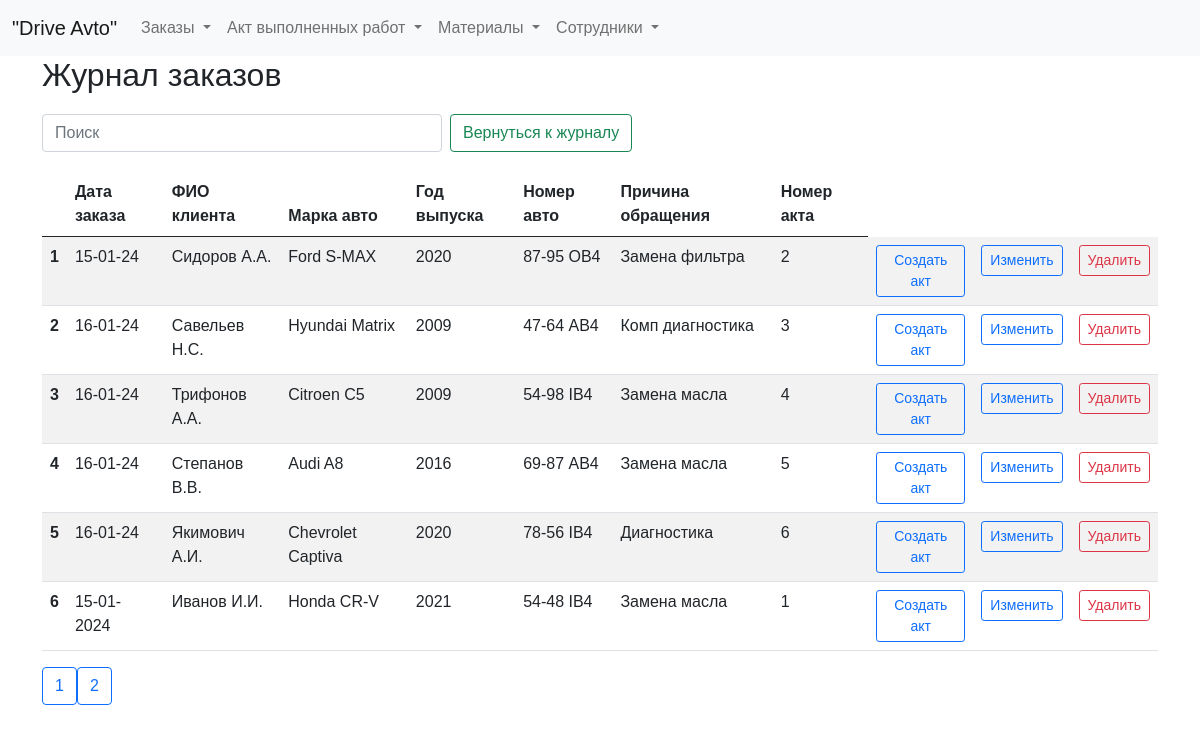
Before: /zhurnal with the older database file.
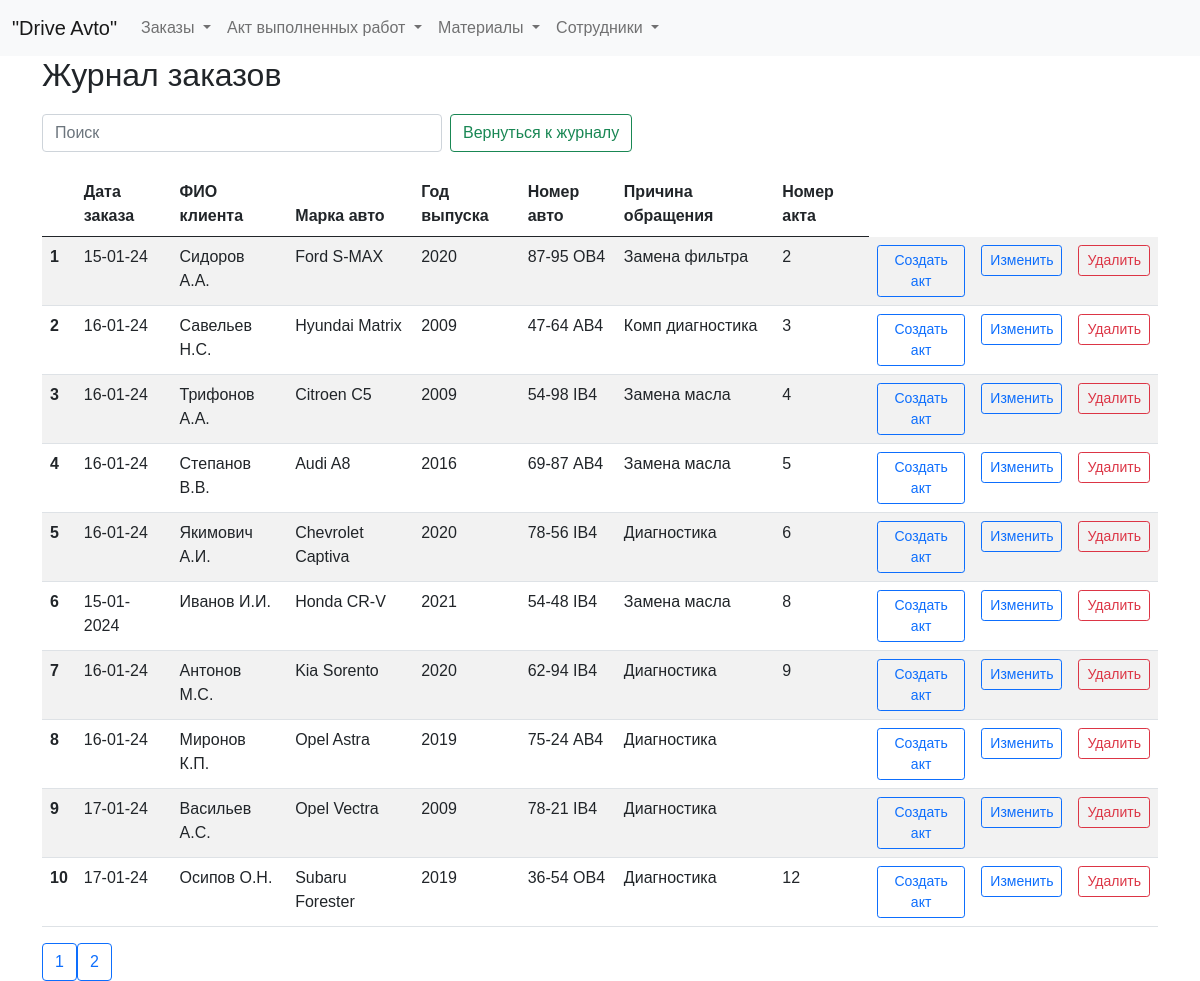
After: the same page with the newer database file.
### tables this page shows
CREATE TABLE log (
id integer PRIMARY KEY AUTOINCREMENT,
date_order text NOT NULL,
name_customer text NOT NULL,
brand_car text NOT NULL,
year_car text NOT NULL,
number_car text NOT NULL,
text_order text NOT NULL,
id_act integer
);

### fcompany.py (the view)
@app.route("/zhurnal")
def showZhurnal():
    return render_template("zhurnal.html", title="Журнал", log=dbase.getLog())

### FDataBase.py (called while the page is built)
    def getLog(self):
        sql = '''SELECT * FROM log'''
        try:
            self.__cur.execute(sql)
            res = self.__cur.fetchall()
            log_list = [dict(row) for row in res]
            if log_list: return log_list
        except:
            print("Ошибка чтения из БД")
        return []

### fcompany.py (called while the page is built)
def connect_db():  # общая функция для установления соединения с БД
    conn = sqlite3.connect(app.config['DATABASE'])
    conn.row_factory = sqlite3.Row  # записи будут представлены не в виде кортежей, а в виде словаря (для исп в шаблонах)
    return conn

def get_db():
    if not hasattr(g, 'link_db'):
        g.link_db = connect_db()
    return g.link_db

@app.before_request
def before_request():
    global dbase
    db = get_db()
    dbase = FDataBase(db)

### templates/zhurnal.html (shortened to what this page needs)
{% extends 'base.html' %}
{% block content %}
<h2>Журнал заказов</h2>
<form class="d-flex" role="search">
  <input class="form-control me-2 narrow-search" type="search" id="searchInput" placeholder="Поиск" aria-label="Search">
  <button class="btn btn-outline-success narrow-button" type="submit">Вернуться к журналу</button>
</form>
<div class="table-responsive">
<table id="myTable" class="table table-striped max-width: 100%">
  <thead>
    <tr>
      <th scope="col"></th>
      <th scope="col">Дата заказа</th>
      <th scope="col">ФИО клиента</th>
      <th scope="col">Марка авто</th>
      <th scope="col">Год выпуска</th>
      <th scope="col">Номер авто</th>
      <th scope="col">Причина обращения</th>
      <th scope="col">Номер акта</th>
    </tr>
  </thead>
  <tbody>
    {% for row in log %}
    <tr>
      <th scope="row">{{ loop.index }}</th>
      <td>{{ row.date_order }}</td>
      <td>{{ row.name_customer }}</td>
      <td>{{ row.brand_car }}</td>
      <td>{{ row.year_car }}</td>
      <td>{{ row.number_car }}</td>
      <td>{{ row.text_order }}</td>
      <td>{{ row.id_act }}</td>
      <td>
          <a href="/edit_entry_act/{{ row.id }}" class="btn btn-outline-primary btn-sm">Создать акт</a>
      </td>
      <td>
          <a href="/edit_entry/{{ row.id }}" class="btn btn-outline-primary btn-sm">Изменить</a>
      </td>
      <td>
        <form action="/delete_entry/{{ row.id }}" method="post">
            <button type="submit" class="btn btn-outline-danger btn-sm">Удалить</button>
        </form>
      </td>
    </tr>
    {% endfor %}
  </tbody>
</table>
</div>
<div class="pagination">
  <button class="btn btn-outline-primary prev-page"></button>
  <button class="btn btn-outline-primary next-page"></button>
</div>
{% endblock %}

### templates/base.html (shortened to what this page needs)
<!doctype html>
<html lang="ru">
  <head>
    <link href="https://cdn.jsdelivr.net/npm/bootstrap@5.0.2/dist/css/bootstrap.min.css" rel="stylesheet">
    <link rel="stylesheet" type="text/css" href="https://cdn.datatables.net/1.10.25/css/dataTables.bootstrap5.css">
    <link type="text/css" href="{{ url_for('static', filename='css/styles.css')}}" rel="stylesheet" />
    <link rel="stylesheet" href="{{ url_for('static', filename='styles.css') }}">
  </head>
  <body>
<header>
<nav class="navbar navbar-expand-lg navbar-light bg-light">
  <div class="container-fluid">
    <a class="navbar-brand" href="/">"Drive Avto"</a>
    <div class="collapse navbar-collapse w-100 justify-content-center" id="navbarSupportedContent">
      <ul class="navbar-nav me-auto mb-2 mb-lg-0">
        <li class="nav-item dropdown">
          <a class="nav-link dropdown-toggle" href="#" role="button" data-bs-toggle="dropdown" aria-expanded="false">
            Заказы
          </a>
        </li>
        <li class="nav-item dropdown">
          <a class="nav-link dropdown-toggle" href="#" role="button" data-bs-toggle="dropdown" aria-expanded="false">
            Акт выполненных работ
          </a>
        </li>
        <li class="nav-item dropdown">
          <a class="nav-link dropdown-toggle" href="#" role="button" data-bs-toggle="dropdown" aria-expanded="false">
            Материалы
          </a>
        </li>
        <li class="nav-item dropdown">
          <a class="nav-link dropdown-toggle" href="#" role="button" data-bs-toggle="dropdown" aria-expanded="false">
            Сотрудники
          </a>
        </li>
      </ul>
    </div>
  </div>
</nav>
</header>
<div class="container">
        {% block content %} {% endblock %}
</div>
  </body>
</html>

### static/css/styles.css (style rules this page uses)
input.form-control { width: 100%; }
.narrow-button { max-width: 250px; white-space: nowrap; font-size: 16px; }
.narrow-search { max-width: 400px; }
html, body { font-family: 'Arial'; margin: 0; padding: 0; height: 100%; width: 100%; }
a { color: #0059b2; text-decoration: none; }

Changed rows visible on the page:
changed log "Иванов И.И.": id_act "1" → "8"
added log: date_order "16-01-24", name_customer "Антонов М.С.", brand_car "Kia Sorento", year_car "2020", number_car "62-94 IB4", text_order "Диагностика", id_act "9"
added log: date_order "16-01-24", name_customer "Миронов К.П.", brand_car "Opel Astra", year_car "2019", number_car "75-24 АВ4", text_order "Диагностика"
added log: date_order "17-01-24", name_customer "Васильев А.С.", brand_car "Opel Vectra", year_car "2009", number_car "78-21 IB4", text_order "Диагностика"
added log: date_order "17-01-24", name_customer "Осипов О.Н.", brand_car "Subaru Forester", year_car "2019", number_car "36-54 OB4", text_order "Диагностика", id_act "12"
